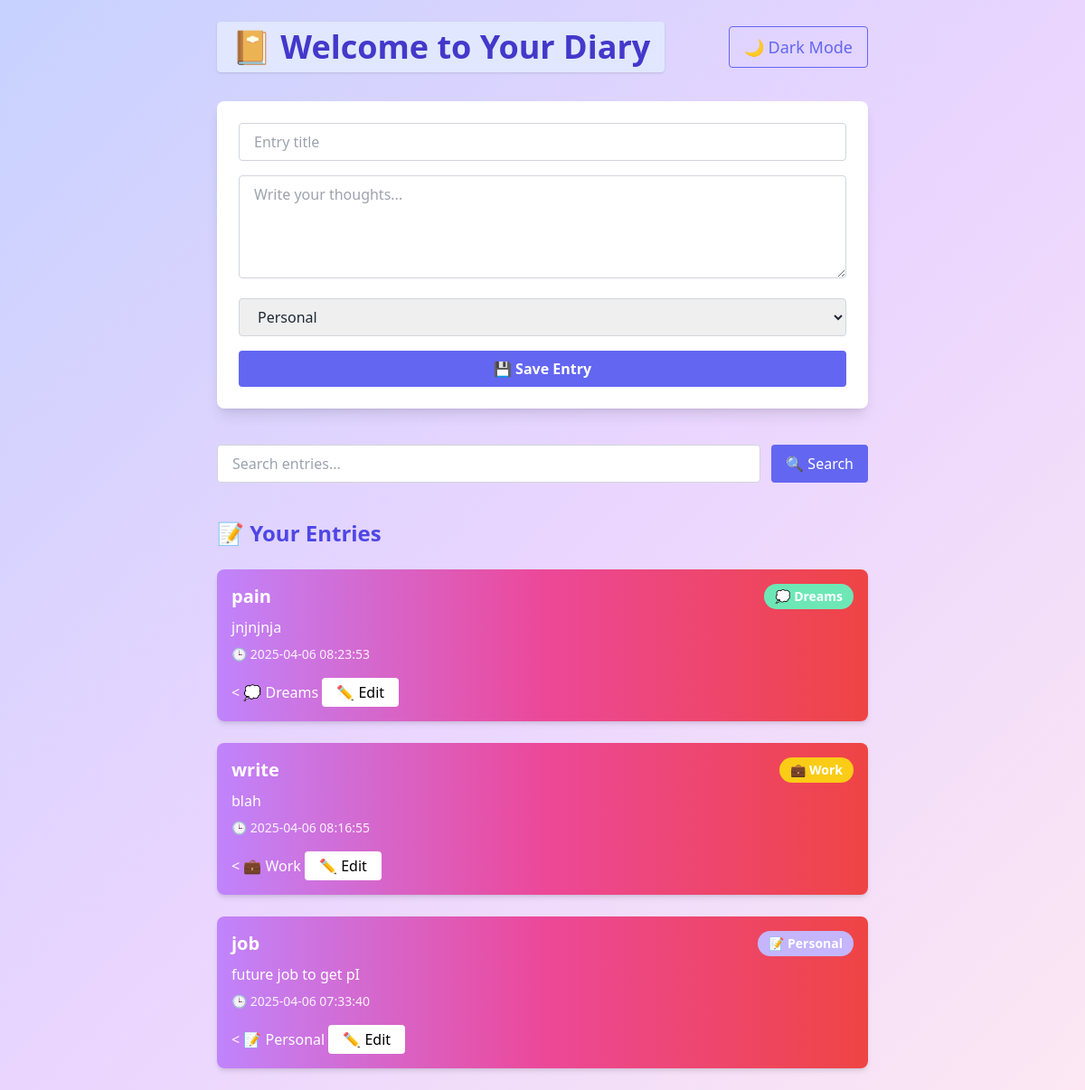
The app's page /dashboard (signed in) with its own data.
### tables this page shows
CREATE TABLE entries (
            id INTEGER PRIMARY KEY,
            user_id INTEGER,
            title TEXT,
            content TEXT,
            category TEXT,
            date TIMESTAMP DEFAULT CURRENT_TIMESTAMP
        );

### app.py (the view)
@app.route('/dashboard')
def dashboard():
    if 'user_id' not in session:
        return redirect('/')
    conn = sqlite3.connect('diary.db')
    c = conn.cursor()
    c.execute("SELECT id, title, content, category, date FROM entries WHERE user_id=? ORDER BY date DESC", (session['user_id'],))
    entries = c.fetchall()
    return render_template('dashboard.html', entries=entries)

### templates/dashboard.html (shortened to what this page needs)
<!DOCTYPE html>
<html lang="en" class="">
<head>
  <script src="https://cdn.tailwindcss.com"></script>
</head>
<body class="bg-gradient-to-br from-indigo-200 via-purple-200 to-pink-100 min-h-screen text-gray-800 dark:bg-gray-900 dark:text-white transition-colors">
  <div class="max-w-3xl mx-auto p-6">
    <div class="flex justify-between items-center mb-8">
      <h1 class="text-4xl font-bold bg-indigo-100 dark:bg-indigo-800 text-indigo-700 dark:text-indigo-200 px-4 py-2 rounded shadow animate-pulse">
        📔 Welcome to Your Diary
      </h1>
      <button id="modeToggle" onclick="toggleDarkMode()" class="text-lg px-4 py-2 border border-indigo-500 text-indigo-500 hover:bg-indigo-500 hover:text-white dark:border-indigo-300 dark:text-indigo-300 dark:hover:bg-indigo-300 dark:hover:text-black rounded transition">
        🌙 Dark Mode
      </button>
    </div>
    <div class="bg-white dark:bg-gray-800 p-6 rounded-lg shadow-lg mb-10">
      <form method="POST" action="/add" class="space-y-4">
        <input type="text" name="title" placeholder="Entry title" required
               class="w-full px-4 py-2 border border-gray-300 rounded focus:outline-none focus:ring-2 focus:ring-indigo-500 dark:bg-gray-700 dark:border-gray-600 dark:placeholder-gray-400">
        <textarea name="content" placeholder="Write your thoughts..." required rows="4"
                  class="w-full px-4 py-2 border border-gray-300 rounded focus:outline-none focus:ring-2 focus:ring-indigo-500 dark:bg-gray-700 dark:border-gray-600 dark:placeholder-gray-400"></textarea>
        <select name="category"
                class="w-full px-4 py-2 border border-gray-300 rounded focus:outline-none focus:ring-2 focus:ring-indigo-500 dark:bg-gray-700 dark:border-gray-600">
          <option value="Personal">Personal</option>
        </select>
        <button type="submit"
                class="w-full bg-indigo-500 text-white font-semibold py-2 px-4 rounded hover:bg-indigo-600 transition">
          💾 Save Entry
        </button>
      </form>
    </div>
    <form method="GET" action="/search" class="mb-10 flex gap-3">
      <input type="text" name="q" placeholder="Search entries..."
             class="flex-1 px-4 py-2 border border-gray-300 rounded focus:outline-none focus:ring-2 focus:ring-indigo-500 dark:bg-gray-700 dark:border-gray-600 dark:placeholder-gray-400">
      <button type="submit"
              class="px-4 py-2 bg-indigo-500 text-white rounded hover:bg-indigo-600 transition">🔍 Search</button>
    </form>
    <div class="space-y-6">
      <h2 class="text-2xl font-semibold text-indigo-600 dark:text-indigo-300">📝 Your Entries</h2>
      {% for e in entries %}
        <div class="p-4 rounded-lg shadow-md bg-gradient-to-r from-purple-400 via-pink-500 to-red-500 text-white relative">
          <h3 class="text-xl font-bold">{{ e[1] }}</h3>
          <p class="mt-2">{{ e[2] }}</p>
          <div class="mt-2 text-sm opacity-90">🕒 {{ e[4] }}</div>
<<span class="absolute top-4 right-4 inline-block px-3 py-1 rounded-full text-sm font-semibold"
style="background-color: {% if e[3] == 'Work' %}#facc15{% elif e[3] == 'Dreams' %}#6ee7b7{% elif e[3] == 'Personal' %}#c4b5fd{% else %}#a3a3a3{% endif %};">
{% if e[3] == 'Work' %}💼
{% elif e[3] == 'Dreams' %}💭
{% elif e[3] == 'Personal' %}📝
{% else %}❓{% endif %} {{ e[3] or 'Unknown' }}
</span>
{% if e[3] == 'Work' %}💼
{% elif e[3] == 'Dreams' %}💭
{% elif e[3] == 'Personal' %}📝
{% else %}❓{% endif %} {{ e[3] or 'Unknown' }}
          <button onclick="openEditModal('{{ e[0] }}', `{{ e[1] }}`, `{{ e[2] }}`, '{{ e[3] }}')"
                  class="mt-4 px-4 py-1 bg-white text-black rounded hover:bg-gray-200">✏️ Edit</button>
        </div>
      {% endfor %}
    </div>
  </div>
</body>
</html>

### records on screen
entries: title "pain", content "jnjnjnja", date "2025-04-06 08:23:53", category "Dreams"
entries: title "write", content "blah", date "2025-04-06 08:16:55", category "Work"
entries: title "job", content "future job to get pI", date "2025-04-06 07:33:40", category "Personal"
